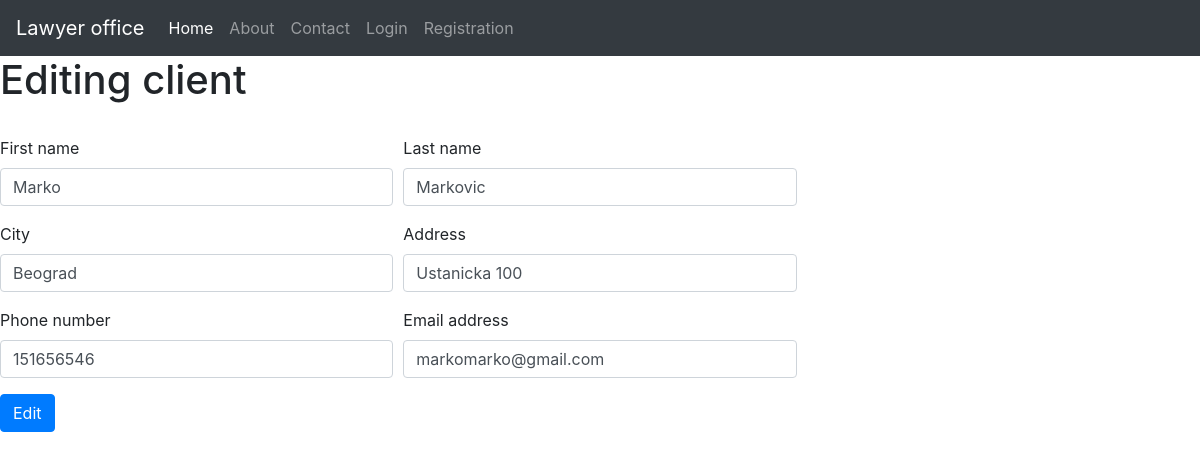
Page /edit/1 on the earlier database version.
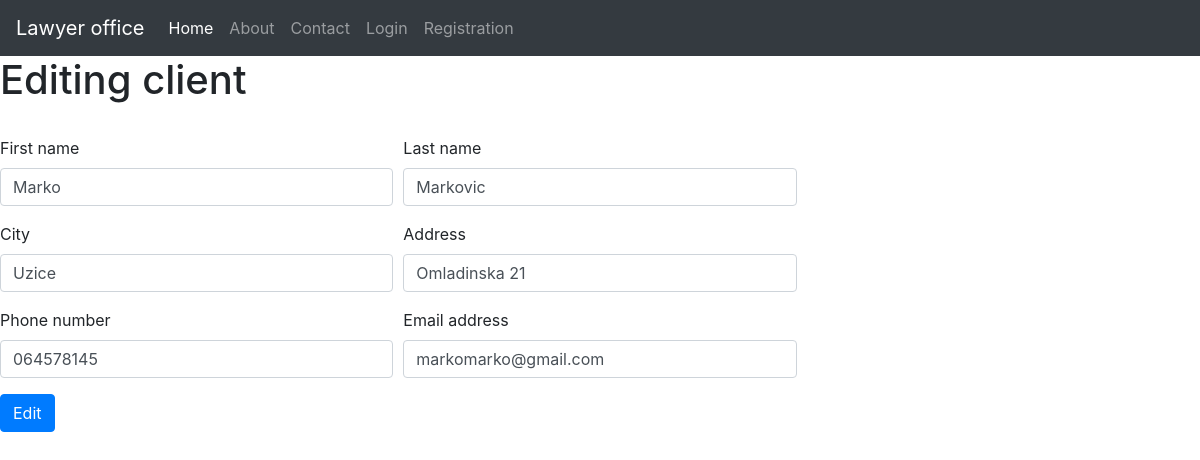
Same page on the later database version.
### blog/models.py (models this page shows)
class Client(db.Model):
    id = db.Column(db.Integer, primary_key=True)
    first_name = db.Column(db.String(250), nullable=False)
    last_name = db.Column(db.String(250), nullable=False)
    city = db.Column(db.String(50), nullable=False)
    address = db.Column(db.String(50), nullable=False)
    phone = db.Column(db.String(50), nullable=False)
    mail = db.Column(db.String(50))
    user_id = db.Column(db.Integer, db.ForeignKey('user.id'), nullable=False)
    judgments = db.relationship('Judgment', backref='judgments')

### client/routes.py (the view)
@client.route("/edit/<int:client_id>", methods=['GET', 'POST'])
def edit(client_id):
    client = Client.query.get_or_404(client_id)
    form = AddClient()
    if form.validate_on_submit():
        client.first_name = form.f_name.data
        client.last_name = form.l_name.data
        client.city = form.city.data
        client.address = form.address.data
        client.phone = form.phone.data
        client.mail = form.mail.data
        print(form.address.data)
        db.session.commit()
        return redirect(url_for('client.all_client'))
    elif request.method == 'GET':
        form.f_name.data = client.first_name
        form.l_name.data = client.last_name
        form.city.data = client.city
        form.address.data = client.address
        form.phone.data = client.phone
        form.mail.data = client.mail
    return render_template("edit.html", form=form, title="Edit client", client=client)

### client/forms.py
class AddClient(FlaskForm):
    f_name = StringField("First name", validators=[DataRequired()])
    l_name = StringField("Last name", validators=[DataRequired()])
    city = StringField("City", validators=[DataRequired()])
    address = StringField("Address", validators=[DataRequired()])
    phone = StringField("Phone number", validators=[DataRequired()])
    mail = StringField("Email", validators=[DataRequired(), Email()])
    submit = SubmitField("Add client")

### blog/templates/edit.html (shortened to what this page needs)
{% extends 'base.html' %}
{% block content %}
<h1>Editing client</h1>
<br>
<form action="" method="POST">
    <div class="form-row">
        <div class="form-group col-md-4">
            <label for="inputFName">First name</label>
            <input type="fname" class="form-control" id="inputFName" name="f_name" value="{{client.first_name}}">
        </div>
        <div class="form-group col-md-4">
            <label for="inputLName">Last name</label>
            <input type="lname" class="form-control" id="inputLName" name="l_name" value="{{client.last_name}}">
        </div>
    </div>
    <div class="form-row">
        <div class="form-group col-md-4">
            <label for="inputCity">City</label>
            <input type="city" class="form-control" id="inputCity" name="city" value="{{client.city}}">
        </div>
        <div class="form-group col-md-4">
            <label for="inputAddress">Address</label>
            <input type="address" class="form-control" id="inputAddress" name="address"  value="{{client.address}}">
        </div>
    </div>
    <div class="form-row">
        <div class="form-group col-md-4">
            <label for="inputPhone">Phone number</label>
            <input type="number" class="form-control" id="inputPhone" name="phone" value="{{client.phone}}">
        </div>
        <div class="form-group col-md-4">
            <label for="inputMail">Email address</label>
            <input type="eaddress" class="form-control" id="inputMail" name="mail" value="{{client.mail}}">
        </div>
    </div>
    <button type="submit" class="btn btn-primary">Edit</button>
</form>
{% endblock %}

### blog/templates/base.html (shortened to what this page needs)
<!DOCTYPE html>
<html lang="en">
<head>
    <link rel="stylesheet" href="https://maxcdn.bootstrapcdn.com/bootstrap/4.0.0/css/bootstrap.min.css"
>
</head>
<body>
<nav class="navbar navbar-expand-lg  navbar-dark bg-dark">
    <a class="navbar-brand" href="{{url_for('main.home')}}">Lawyer office</a>
    <div class="collapse navbar-collapse" id="navbarNav">
        <ul class="navbar-nav">
            <li class="nav-item active">
                <a class="nav-link" href="{{url_for('main.home')}}">Home <span class="sr-only">(current)</span></a>
            </li>
            <li class="nav-item">
                <a class="nav-link" href="{{url_for('main.about')}}">About</a>
            </li>
            <li class="nav-item">
                <a class="nav-link" href="{{url_for('main.contact')}}">Contact</a>
            </li>
            {% if current_user.is_authenticated%}
            <li class="nav-item dropdown">
                <a class="nav-link dropdown-toggle" href="#" id="navbarDropdownMenuLink" data-toggle="dropdown"
                   aria-haspopup="true" aria-expanded="false">
                    Clients
                </a>
                <div class="dropdown-menu" aria-labelledby="navbarDropdownMenuLink">
                    <a class="dropdown-item" href="{{ url_for('client.add_client') }}">Add client</a>
                    <a class="dropdown-item" href="{{ url_for('client.all_client') }}">View my client</a>
                    <a class="dropdown-item" href="{{ url_for('client.responsibilities') }}">My daily responsibilities</a>
                </div>
            </li>
             <li class="nav-item">
                <a class="nav-link" href="{{url_for('users.account')}}">My Account</a>
            </li>
            <li class="nav-item">
                <a class="nav-link" href="{{url_for('users.logout')}}">Logout</a>
            </li>
            </li>
            {% else %}
            <li class="nav-item ml-auto">
                <a class="nav-link" href="{{url_for('users.login')}}">Login</a>
            </li>
            <li class="nav-item">
                <a class="nav-link" href="{{url_for('users.registration')}}">Registration</a>
            </li>
            {%endif%}
        </ul>
    </div>
</nav>
{% block content %}
{% endblock %}
</body>
</html>

Differences in the rows shown:
changed Client "Marko": city "Beograd" → "Uzice"; address "Ustanicka 100" → "Omladinska 21"; phone "151656546" → "064578145"
